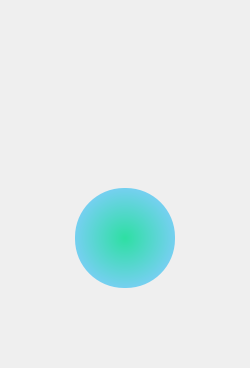
<?xml version="1.0" encoding="UTF-8"?>
<ui version="4.0">
 <class>PrintWidget</class>
 <widget class="QWidget" name="PrintWidget">
  <property name="geometry">
   <rect>
    <x>0</x>
    <y>0</y>
    <width>250</width>
    <height>368</height>
   </rect>
  </property>
  <property name="windowTitle">
   <string>Form</string>
  </property>
  <property name="styleSheet">
   <string notr="true">
QFrame#frame {
	
    border-radius: 10px;
	
	border-image:url(:/bg/bg.jpeg);
}
QWidget#mvwidget {
border-top-left-radius:9px;
border-top-right-radius:9px;

}
QWidget#mvwidget:hover {

background-color: rgba(30, 30, 30, 190);
}

QPushButton {
	
	
	
	
	background-color:qradialgradient(spread:pad, cx:0.5, cy:0.5, radius:0.5, fx:0.5, fy:0.5, stop:0 rgba(46, 223, 163, 255), stop:1 rgba(117, 208, 240, 255));
 border-radius: 49px;

	

	
	
	font: 35pt &quot;华文行楷&quot;;
	
	
	color:rgb(66, 80, 102)
}
QPushButton:hover {

border: 2px solid rgb(66, 198, 198)

}

 /*QProgressBar {
     border-radius: 10px;
	background-color: qlineargradient(spread:pad, x1:0.084, y1:0.397773, x2:0.967, y2:0.0921364, stop:0 rgba(189, 64, 255, 255), stop:1 rgba(125, 247, 236, 255));

 }

 QProgressBar::chunk {
 border-radius: 10px;
	
	background-color: rgba(147, 255, 183, 0.6);
     width: 20px;
 }*/

</string>
  </property>
  <layout class="QVBoxLayout" name="verticalLayout">
   <property name="spacing">
    <number>0</number>
   </property>
   <property name="leftMargin">
    <number>0</number>
   </property>
   <property name="topMargin">
    <number>0</number>
   </property>
   <property name="rightMargin">
    <number>0</number>
   </property>
   <property name="bottomMargin">
    <number>0</number>
   </property>
   <item>
    <widget class="QFrame" name="frame">
     <property name="frameShape">
      <enum>QFrame::StyledPanel</enum>
     </property>
     <property name="frameShadow">
      <enum>QFrame::Raised</enum>
     </property>
     <layout class="QVBoxLayout" name="verticalLayout_2">
      <property name="spacing">
       <number>0</number>
      </property>
      <property name="leftMargin">
       <number>0</number>
      </property>
      <property name="topMargin">
       <number>0</number>
      </property>
      <property name="rightMargin">
       <number>0</number>
      </property>
      <property name="bottomMargin">
       <number>80</number>
      </property>
      <item>
       <widget class="MoveWidget" name="mvwidget" native="true">
        <property name="minimumSize">
         <size>
          <width>0</width>
          <height>20</height>
         </size>
        </property>
        <property name="maximumSize">
         <size>
          <width>16777215</width>
          <height>20</height>
         </size>
        </property>
        <layout class="QHBoxLayout" name="horizontalLayout_2">
         <property name="leftMargin">
          <number>2</number>
         </property>
         <property name="topMargin">
          <number>2</number>
         </property>
         <property name="rightMargin">
          <number>7</number>
         </property>
         <property name="bottomMargin">
          <number>2</number>
         </property>
         <item>
          <spacer name="horizontalSpacer_3">
           <property name="orientation">
            <enum>Qt::Horizontal</enum>
           </property>
           <property name="sizeHint" stdset="0">
            <size>
             <width>218</width>
             <height>13</height>
            </size>
           </property>
          </spacer>
         </item>
         <item>
          <widget class="QPushButton" name="btn_close">
           <property name="maximumSize">
            <size>
             <width>14</width>
             <height>14</height>
            </size>
           </property>
           <property name="styleSheet">
            <string notr="true">QPushButton {
background-color: rgba(255, 255, 255, 0);
}

QPushButton:hover {
border-image: url(:/bg/close.png);
}
</string>
           </property>
           <property name="text">
            <string/>
           </property>
          </widget>
         </item>
        </layout>
       </widget>
      </item>
      <item>
       <spacer name="verticalSpacer">
        <property name="orientation">
         <enum>Qt::Vertical</enum>
        </property>
        <property name="sizeHint" stdset="0">
         <size>
          <width>20</width>
          <height>10</height>
         </size>
        </property>
       </spacer>
      </item>
      <item>
       <layout class="QHBoxLayout" name="horizontalLayout">
        <item>
         <spacer name="horizontalSpacer">
          <property name="orientation">
           <enum>Qt::Horizontal</enum>
          </property>
          <property name="sizeHint" stdset="0">
           <size>
            <width>40</width>
            <height>20</height>
           </size>
          </property>
         </spacer>
        </item>
        <item>
         <widget class="QPushButton" name="btn_open_url">
          <property name="minimumSize">
           <size>
            <width>100</width>
            <height>100</height>
           </size>
          </property>
          <property name="maximumSize">
           <size>
            <width>100</width>
            <height>100</height>
           </size>
          </property>
          <property name="styleSheet">
           <string notr="true">
image: url(:/bg/g.png);
padding:10px</string>
          </property>
          <property name="text">
           <string/>
          </property>
         </widget>
        </item>
        <item>
         <spacer name="horizontalSpacer_2">
          <property name="orientation">
           <enum>Qt::Horizontal</enum>
          </property>
          <property name="sizeHint" stdset="0">
           <size>
            <width>40</width>
            <height>20</height>
           </size>
          </property>
         </spacer>
        </item>
       </layout>
      </item>
     </layout>
    </widget>
   </item>
  </layout>
 </widget>
 <customwidgets>
  <customwidget>
   <class>MoveWidget</class>
   <extends>QWidget</extends>
   <header>movewidget.h</header>
   <container>1</container>
  </customwidget>
 </customwidgets>
 <resources>
  <include location="bg.qrc"/>
 </resources>
 <connections/>
</ui>
